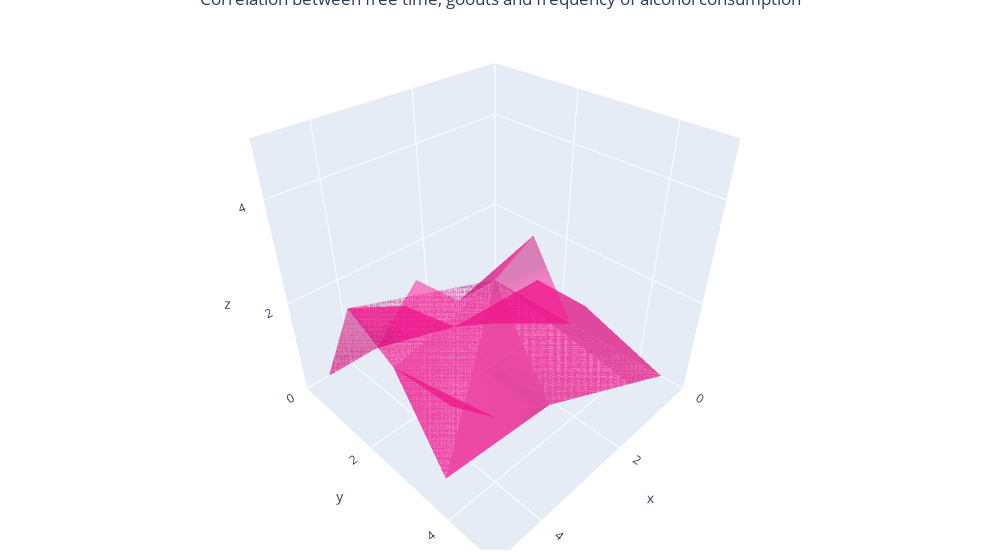

This figure's notebook cell:
### Markdown cell above
#### My hypothesis is that I believe that a lot of free time for girls and a lot of partying with friends lead to increase in alcohol consumption. I chose these values because they are the ones that are most positively correlated with alcohol: sex, amount of free time and hanging out with friends.

### Code cell
female1 = alcohol['sex'] == 0
male1 = alcohol['sex'] > 0
female = alcohol[female1]
male = alcohol[male1]
fig = go.Figure(data=[go.Mesh3d(x=female['goout'],
                   y=female['freetime'],
                   z=female['Alc'],
                   opacity=0.5,
                   color='deeppink')])

fig.update_layout(
    scene = dict(
        xaxis = dict(nticks=4, range=[0,5],),
                     yaxis = dict(nticks=4, range=[0,5],),
                     zaxis = dict(nticks=4, range=[0,5],),),
    width=1000,
    margin=dict(r=20, l=10, b=10, t=10),
    title="Correlation between free time, goouts and frequency of alcohol consumption",
    title_x = 0.5,
    xaxis_title="goouts",
    yaxis_title="freetime",
    legend=dict(x=.5, xanchor="center", orientation="h"),
)


fig.show()

### Figure 1 — Plotly figure (JSON) as saved in the notebook; plotly's stock layout.template omitted (floating-point values rounded to 4 significant figures; data arrays with more than 128 entries replaced by an {"elided": "..."} marker saying what was removed)
{"data": [{"color": "deeppink", "opacity": 0.5, "type": "mesh3d", "x": {"elided": "208 int values"}, "y": {"elided": "208 int values"}, "z": {"elided": "208 float values"}}], "layout": {"legend": {"orientation": "h", "x": 0.5, "xanchor": "center"}, "margin": {"b": 10, "l": 10, "r": 20, "t": 10}, "scene": {"xaxis": {"nticks": 4, "range": [0, 5]}, "yaxis": {"nticks": 4, "range": [0, 5]}, "zaxis": {"nticks": 4, "range": [0, 5]}}, "title": {"text": "Correlation between free time, goouts and frequency of alcohol consumption", "x": 0.5}, "width": 1000, "xaxis": {"title": {"text": "goouts"}}, "yaxis": {"title": {"text": "freetime"}}}}
